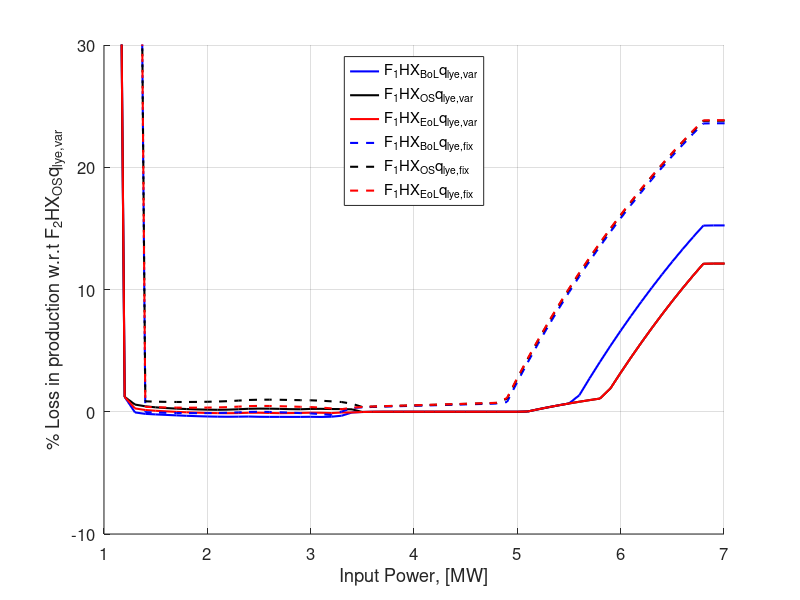
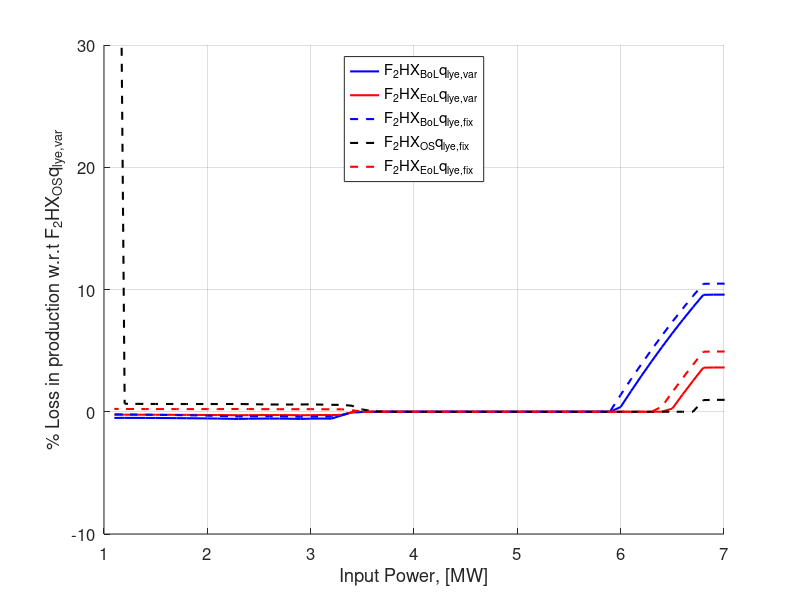

The MATLAB source for these figures, in order:
clc
clear
close all

load('Data_CEl_S2_NewHex.mat')
load('Data_CEl_S2_OSHex.mat')
load('Data_CEl_S2_DegHex.mat')
load('Data_DCEl_S2_NewHex.mat')
load('Data_DCEl_S2_OSHex.mat')
load('Data_DCEl_S2_DegHex.mat')

load('Data_CEl_S2_NewHex_qlyefix')
load('Data_CEl_S2_OSHex_qlyefix')
load('Data_CEl_S2_DegHex_qlyefix')
load('Data_DCEl_S2_NewHex_qlyeFix.mat')
load('Data_DCEl_S2_OSHex_qlyeFix.mat')
load('Data_DCEl_S2_DegHex_qlyeFix.mat')


loss_F1S2_HXNew_qlvary = ((row_DC_S2_OS(:,end) - plot_C_S2_NewHex(:,end))./row_DC_S2_OS(:,end)).*100;       %Loss for F1S2_HXNew_qlvary w.r.t F2S2_HXOS_qlvary
loss_F1S2_HXNew_qlfix = ((row_DC_S2_OS(:,end) - plot_C_S2_NewHex_qlyefix(:,end))./row_DC_S2_OS(:,end)).*100;%Loss for F1S2_HXNew_qlfix w.r.t F2S2_HXOS_qlvary
loss_F1S2_HXOS_qlvary = ((row_DC_S2_OS(:,end) - plot_C_S2_OSHex(:,end))./row_DC_S2_OS(:,end)).*100;         %Loss for F1S2_HXOS_qlvary w.r.t F2S2_HXOS_qlvary
loss_F1S2_HXOS_qlfix = ((row_DC_S2_OS(:,end) - plot_C_S2_OSHex_qlyefix(:,end))./row_DC_S2_OS(:,end)).*100;  %Loss for F1S2_HXOS_qlfix w.r.t F2S2_HXOS_qlvary
loss_F1S2_HXDeg_qlvary = ((row_DC_S2_OS(:,end) - plot_C_S2_DegHex(:,end))./row_DC_S2_OS(:,end)).*100;       %Loss for F1S2_HXDeg_qlvary w.r.t F2S2_HXOS_qlvary
loss_F1S2_HXDeg_qlfix = ((row_DC_S2_OS(:,end) - plot_C_S2_DegHex_qlyefix(:,end))./row_DC_S2_OS(:,end)).*100;%Loss for F1S2_HXDeg_qlfix w.r.t F2S2_HXOS_qlvary

loss_F2S2_HXNew_qlvary = ((row_DC_S2_OS(:,end) - row_DC_S2_New(:,end))./row_DC_S2_OS(:,end)).*100;          %Loss for F2S2_HXNew_qlvary w.r.t F2S2_HXOS_qlvary
loss_F2S2_HXNew_qlfix = ((row_DC_S2_OS(:,end) - row_DC_S2_New_qlyeFix(:,end))./row_DC_S2_OS(:,end)).*100;   %Loss for F2S2_HXNew_qlfix w.r.t F2S2_HXOS_qlvary
loss_F2S2_HXOS_qlfix = ((row_DC_S2_OS(:,end) - row_DC_S2_OS_qlyeFix(:,end))./row_DC_S2_OS(:,end)).*100;     %Loss for F2S2_HXOS_qlfix w.r.t F2S2_HXOS_qlvary
loss_F2S2_HXDeg_qlvary = ((row_DC_S2_OS(:,end) - row_DC_S2_Deg(:,end))./row_DC_S2_OS(:,end)).*100;          %Loss for F2S2_HXDeg_qlvary w.r.t F2S2_HXOS_qlvary
loss_F2S2_HXDeg_qlfix = ((row_DC_S2_OS(:,end) - row_DC_S2_Deg_qlyeFix(:,end))./row_DC_S2_OS(:,end)).*100;   %Loss for F2S2_HXDeg_qlfix w.r.t F2S2_HXOS_qlvary


set(0, 'DefaultAxesFontSize', 12,  'DefaultLineLineWidth', 1.5)
fig1 = figure('NumberTitle', 'off','Name', 'State 2 Flowsheet 1');
hold on
plot(row_DC_S2_OS(:,1),loss_F1S2_HXNew_qlvary,'b');
hold on
plot(row_DC_S2_OS(:,1),loss_F1S2_HXOS_qlvary,'k');
hold on
plot(row_DC_S2_OS(:,1),loss_F1S2_HXDeg_qlvary,'r');
hold on
plot(row_DC_S2_OS(:,1),loss_F1S2_HXNew_qlfix,'--b');
hold on
plot(row_DC_S2_OS(:,1),loss_F1S2_HXOS_qlfix,'--k');
hold on
plot(row_DC_S2_OS(:,1),loss_F1S2_HXDeg_qlfix,'--r');

legend('F_1HX_{BoL}q_{lye,var}','F_1HX_{OS}q_{lye,var}','F_1HX_{EoL}q_{lye,var}',...
    'F_1HX_{BoL}q_{lye,fix}','F_1HX_{OS}q_{lye,fix}','F_1HX_{EoL}q_{lye,fix}')
legend('location','North')
xlabel('Input Power, [MW]')
ylabel('% Loss in production w.r.t F_2HX_{OS}q_{lye,var}')
grid on
xlim([1,7])
ylim([-10,30])
% h1 = xline(5.1,'--k','Medium Power','LabelOrientation','Horizontal','FontSize',12);
% h1.Annotation.LegendInformation.IconDisplayStyle = 'off';
% h2 = xline(5.8,'--k','High Power','LabelOrientation','Horizontal','FontSize',12);
% h2.Annotation.LegendInformation.IconDisplayStyle = 'off';
% h3 = xline(3.4,'--k','Low Power','LabelOrientation','Horizontal','FontSize',12);
% h3.Annotation.LegendInformation.IconDisplayStyle = 'off';
% box on
saveas(fig1,'CompF1wrtS2F2opt','epsc');

set(0, 'DefaultAxesFontSize', 12,  'DefaultLineLineWidth', 1.5)
fig2 = figure('NumberTitle', 'off','Name', 'State 2 Flowsheet 2');
hold on
plot(row_DC_S2_OS(:,1),loss_F2S2_HXNew_qlvary,'b');
hold on
plot(row_DC_S2_OS(:,1),loss_F2S2_HXDeg_qlvary,'r');
hold on
plot(row_DC_S2_OS(:,1),loss_F2S2_HXNew_qlfix,'--b');
hold on
plot(row_DC_S2_OS(:,1),loss_F2S2_HXOS_qlfix,'--k');
hold on
plot(row_DC_S2_OS(:,1),loss_F2S2_HXDeg_qlfix,'--r');

legend('F_2HX_{BoL}q_{lye,var}','F_2HX_{EoL}q_{lye,var}',...
    'F_2HX_{BoL}q_{lye,fix}','F_2HX_{OS}q_{lye,fix}','F_2HX_{EoL}q_{lye,fix}')
legend('location','North')
xlabel('Input Power, [MW]')
ylabel('% Loss in production w.r.t F_2HX_{OS}q_{lye,var}')
grid on
xlim([1,7])
ylim([-10,30])
saveas(fig2,'CompF2wrtS2F2opt','epsc');